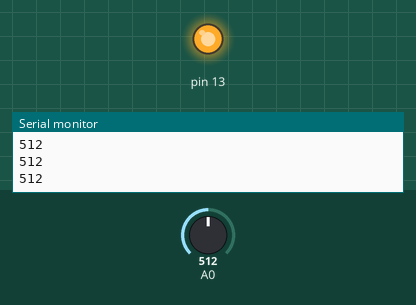
Simulated run of this sketch. Board: Arduino Uno, built with avr-gcc and run on an emulated ATmega328P. Shown: output pins drawn as LEDs (lit = HIGH), the last lines printed to the serial monitor. The test bench sets the inputs (shaded band); at power-on: A0 = 512.

Above: at 1.2 s.
1.3 s: A0 set to 731
2.8 s: A0 set to 757
At 4.0 s:
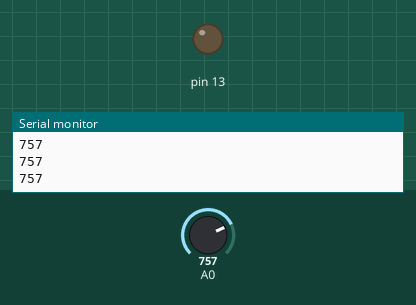
4.3 s: A0 set to 740
At 5.5 s:
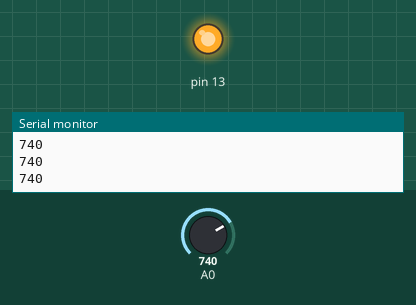
5.8 s: A0 set to 760
At 6.9 s:
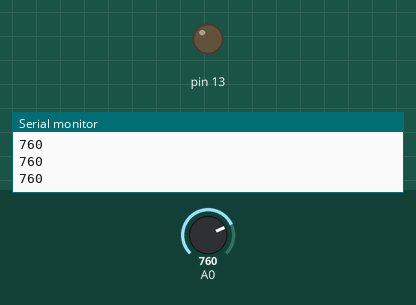
Timing chart, 0 to 8.3 s (numbered marks = the images above; inputs shaded):
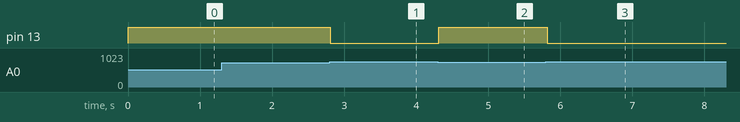

The sketch:

sketch_jul16a.ino
```cpp
void setup() {
  pinMode(13,OUTPUT);
  Serial.begin(9600);
}

void loop() {
  int luce=analogRead(A0);
  Serial.println(luce);
  if (luce<750){
      digitalWrite(13,HIGH);
  } else {
      digitalWrite(13,LOW);
    }
  delay(100);
}
```

Measured:
- the behaviour switches between 749 and 750 on A0 (found by bisection; images 0 and 1)
- after the input at 2.8 s, pin 13: HIGH → LOW at once
- after the input at 4.3 s, pin 13: LOW → HIGH at once
- after the input at 5.8 s, pin 13: HIGH → LOW at once
